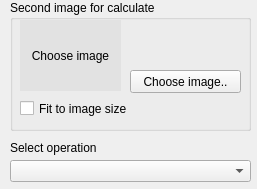
<?xml version="1.0" encoding="UTF-8"?>
<ui version="4.0">
 <class>ArithmeticWidget</class>
 <widget class="QWidget" name="ArithmeticWidget">
  <property name="geometry">
   <rect>
    <x>0</x>
    <y>0</y>
    <width>257</width>
    <height>189</height>
   </rect>
  </property>
  <property name="windowTitle">
   <string>Form</string>
  </property>
  <widget class="QLabel" name="label_14">
   <property name="geometry">
    <rect>
     <x>10</x>
     <y>140</y>
     <width>231</width>
     <height>16</height>
    </rect>
   </property>
   <property name="text">
    <string>Select operation</string>
   </property>
  </widget>
  <widget class="QGroupBox" name="groupBox_14">
   <property name="geometry">
    <rect>
     <x>10</x>
     <y>0</y>
     <width>241</width>
     <height>131</height>
    </rect>
   </property>
   <property name="title">
    <string>Second image for calculate</string>
   </property>
   <widget class="QLabel" name="arithmeticImg_label">
    <property name="geometry">
     <rect>
      <x>10</x>
      <y>20</y>
      <width>101</width>
      <height>71</height>
     </rect>
    </property>
    <property name="autoFillBackground">
     <bool>false</bool>
    </property>
    <property name="styleSheet">
     <string notr="true">background: rgb(226, 226, 226)</string>
    </property>
    <property name="text">
     <string>Choose image</string>
    </property>
    <property name="alignment">
     <set>Qt::AlignCenter</set>
    </property>
   </widget>
   <widget class="QPushButton" name="arithmeticImgLoad_pushButton">
    <property name="geometry">
     <rect>
      <x>120</x>
      <y>70</y>
      <width>111</width>
      <height>23</height>
     </rect>
    </property>
    <property name="text">
     <string>Choose image..</string>
    </property>
   </widget>
   <widget class="QCheckBox" name="aritmeticImgSize_checkBox">
    <property name="geometry">
     <rect>
      <x>10</x>
      <y>100</y>
      <width>221</width>
      <height>17</height>
     </rect>
    </property>
    <property name="text">
     <string>Fit to image size</string>
    </property>
   </widget>
  </widget>
  <widget class="QComboBox" name="arithmeticOperation_comboBox">
   <property name="geometry">
    <rect>
     <x>10</x>
     <y>160</y>
     <width>241</width>
     <height>22</height>
    </rect>
   </property>
   <property name="editable">
    <bool>false</bool>
   </property>
   <property name="frame">
    <bool>true</bool>
   </property>
   <property name="modelColumn">
    <number>0</number>
   </property>
  </widget>
 </widget>
 <resources/>
 <connections/>
</ui>
